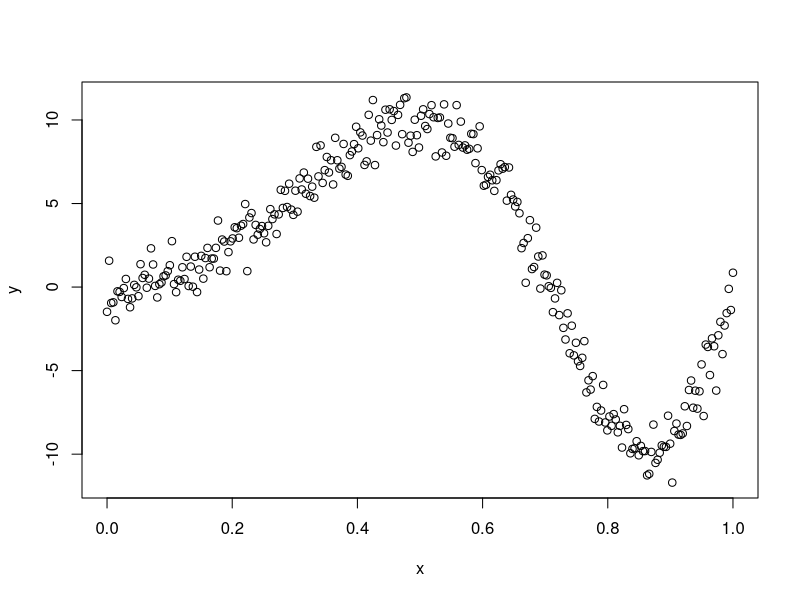
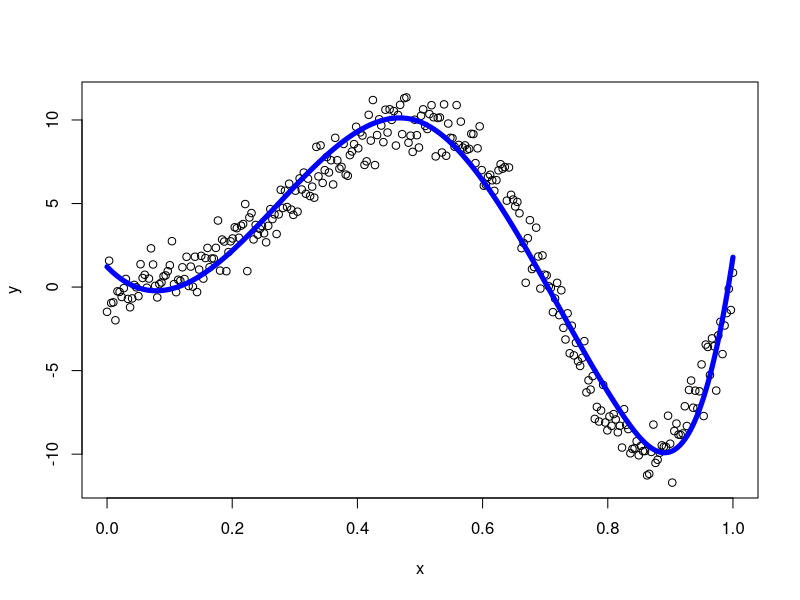
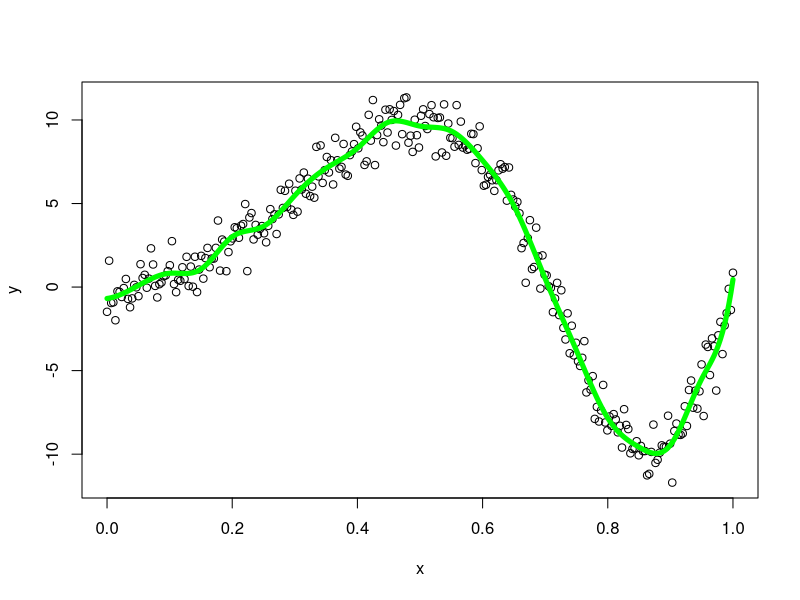
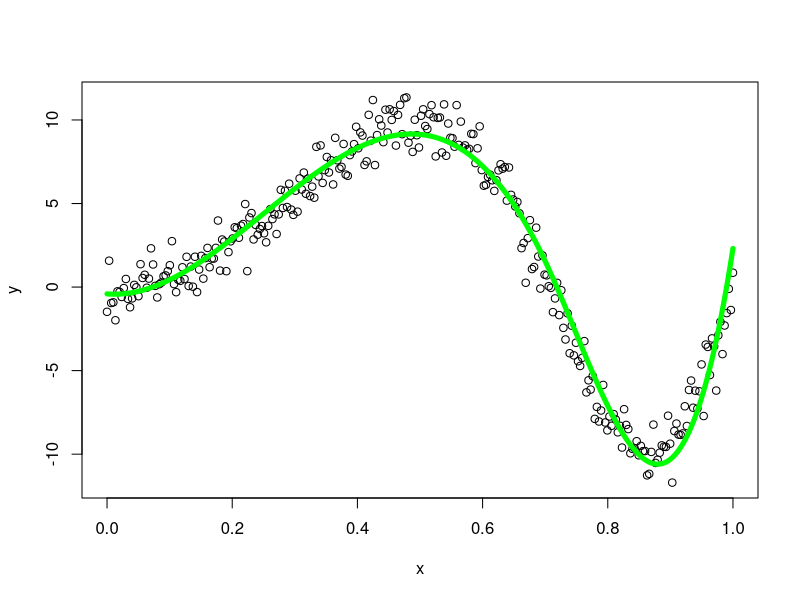
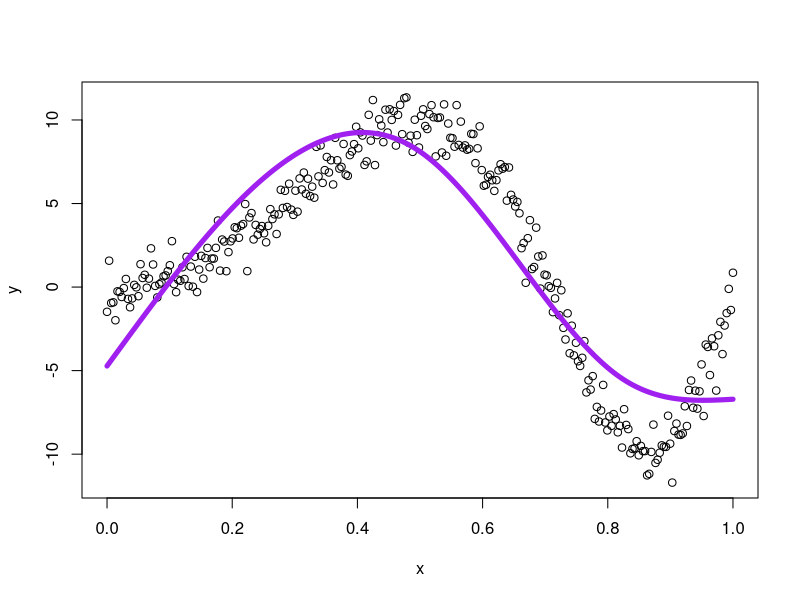

Recreate these plots in R, in order.
## ---- chunk 1
knitr::opts_chunk$set(echo = TRUE)
## ---- chunk 2
set.seed(12)
n<-300
x<-seq(0,1,length.out=n)
y<-sin(2*pi*x^2)*10+rnorm(n)
plot(x,y)
## ---- chunk 3
library(splines)
df <- data.frame(y, x)
m1 <- lm(y ~ bs(x, knots = c(0.5, 0.82)), data = df)
pred <- predict(m1)

plot(x,y)
lines(x, pred, lwd = 5, col = "blue")

summary(m1)
## ---- chunk 4
m2 <- lm(y ~ bs(x, knots = seq(0.1,1,by=0.05)), data = df)
pred <- predict(m2)

plot(x,y)
lines(x, pred, lwd = 5, col = "green")
## ---- chunk 5
m2 <- lm(y ~ bs(x, knots = 0.7), data = df)
pred <- predict(m2)

plot(x,y)
lines(x, pred, lwd = 5, col = "green")

summary(m2)
## ---- chunk 6
m3 <- lm(y ~ ns(x, knots = c(0.5, 0.82)), data = df)
pred <- predict(m3)

plot(x,y)
lines(x, pred, lwd = 5, col = "purple")

summary(m1)
